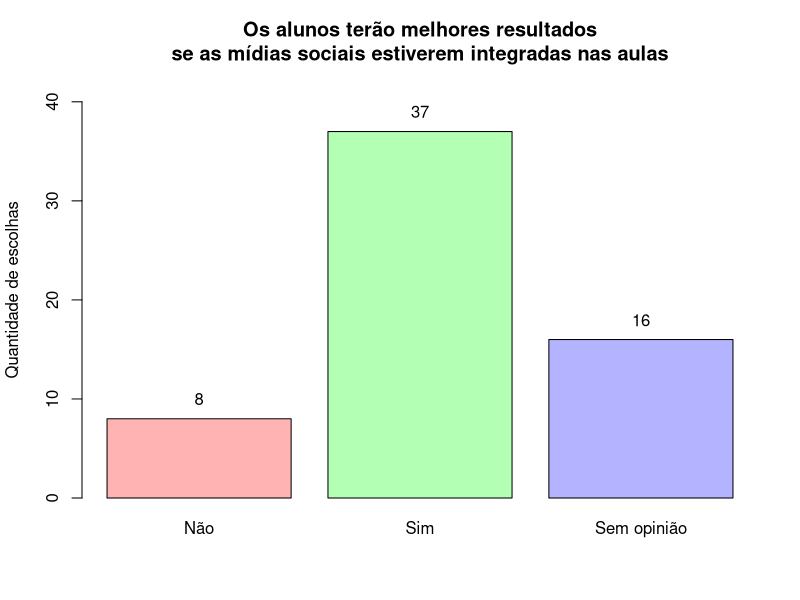

Here is the R script that generated this plot:
library(readxl)
# Carrega os dados da planilha em um dataframe
df <- read_excel("dados/umses_graduacao_2018_vtidy.xlsx")

# Lê os dados pertinentes à questão "Os alunos terão melhores resultados
# se as mídias sociais estiverem integradas nas aulas"
melhoraresul <- table(df$melhoraresul)
png('graficos/midia-social-melhora-desempenho-aluno.png', width=600, height=600)
ylab = barplot(melhoraresul,
               names.arg = c("Não", "Sim", "Sem opinião"),
               col = rainbow(3, s=.3),
               ylab = "Quantidade de escolhas", 
               ylim = c(0, max(melhoraresul) + 5),
               main = "Os alunos terão melhores resultados\nse as mídias sociais estiverem integradas nas aulas")
text(ylab, melhoraresul+2, melhoraresul)
dev.off()
